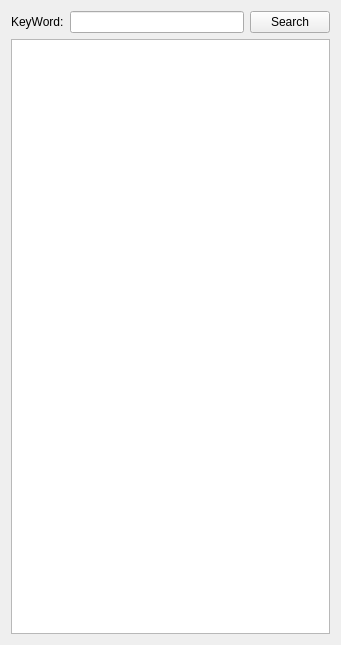
<?xml version="1.0" encoding="UTF-8"?>
<ui version="4.0">
 <class>KeywordSearch</class>
 <widget class="QWidget" name="KeywordSearch">
  <property name="geometry">
   <rect>
    <x>0</x>
    <y>0</y>
    <width>341</width>
    <height>645</height>
   </rect>
  </property>
  <property name="windowTitle">
   <string>KeywordSearch</string>
  </property>
  <layout class="QVBoxLayout" name="verticalLayout_2">
   <item>
    <layout class="QVBoxLayout" name="verticalLayout">
     <item>
      <layout class="QHBoxLayout" name="horizontalLayout">
       <item>
        <widget class="QLabel" name="label">
         <property name="text">
          <string>KeyWord:</string>
         </property>
        </widget>
       </item>
       <item>
        <widget class="QLineEdit" name="lineEdit"/>
       </item>
       <item>
        <widget class="QPushButton" name="pushButton">
         <property name="text">
          <string>Search</string>
         </property>
        </widget>
       </item>
      </layout>
     </item>
    </layout>
   </item>
   <item>
    <widget class="QTextEdit" name="textEdit"/>
   </item>
  </layout>
 </widget>
 <resources/>
 <connections/>
</ui>
